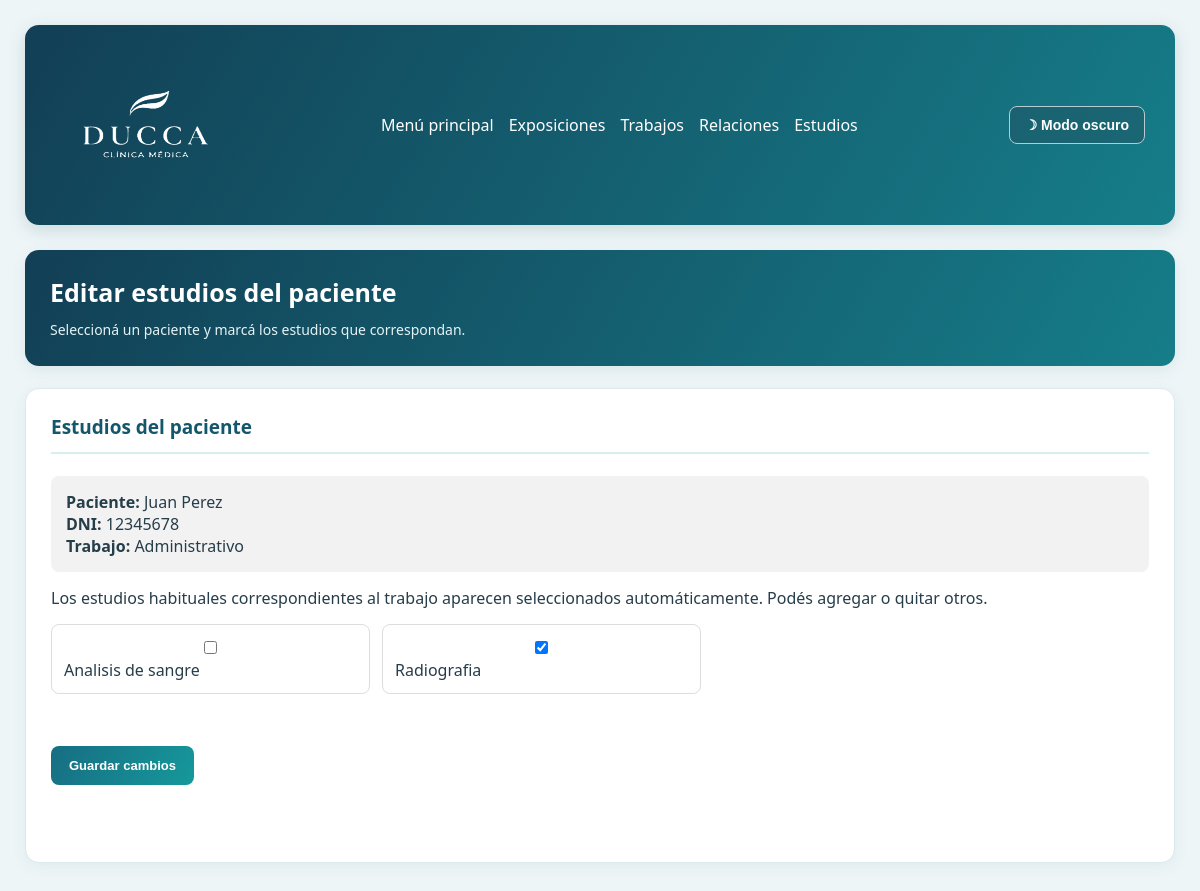
The app's page /Estudios/editar.php?dni=12345678, older data.
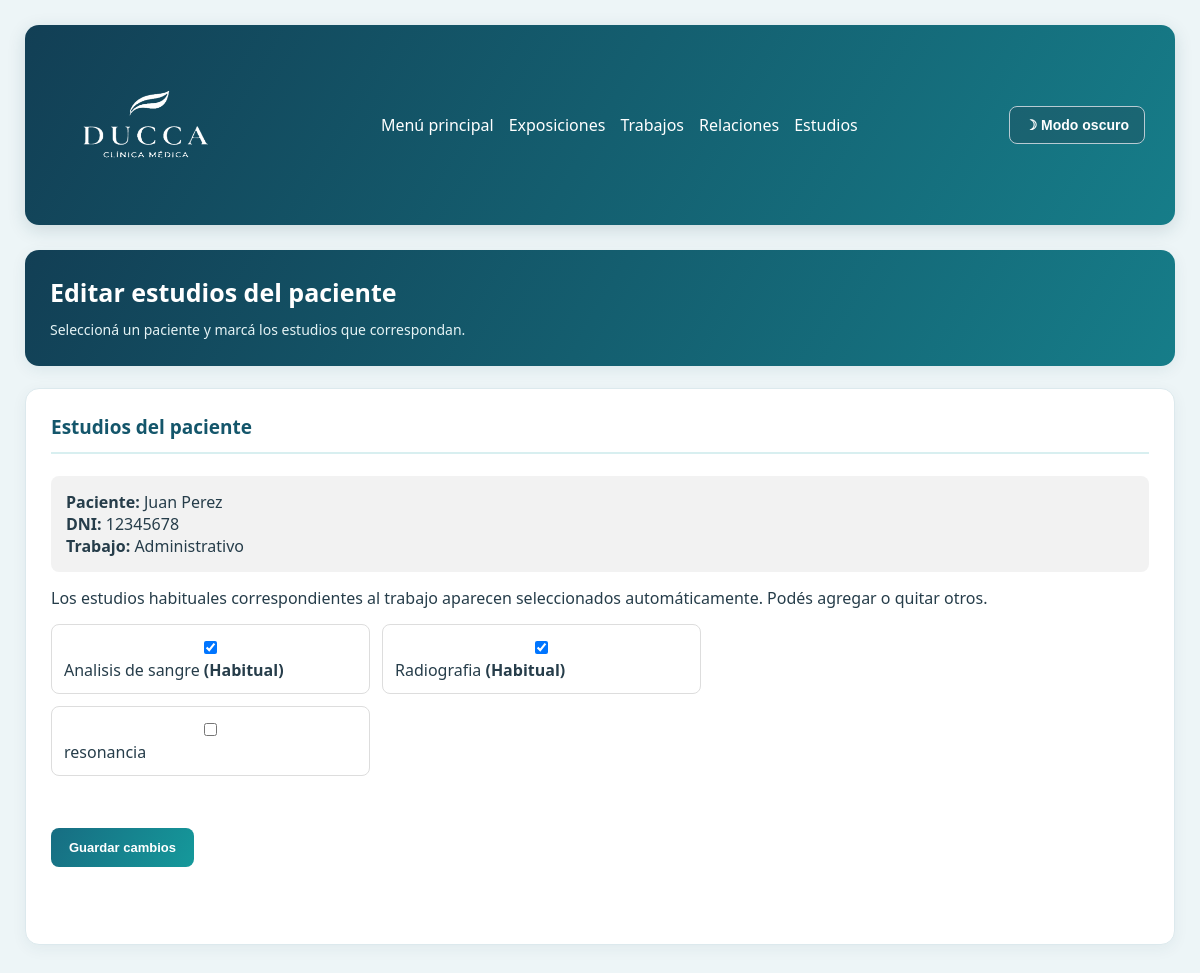
The same page, newer data.
### tables this page shows
CREATE TABLE `estudio` (
  `id_estudio` int(11) NOT NULL,
  `nombre_es` varchar(50) NOT NULL
);

### Estudios/editar.php (called while the page is built)
<?php
$modoEdicion = true;
require_once __DIR__ . "/agregar.php";
?>

### Estudios/agregar.php (the view, shortened to what the changed rows need)
<?php
require_once __DIR__ . "/../Pacientes/conexion.php";
$modoEdicion = $modoEdicion ?? false;
$dni = isset($_GET["dni"]) ? (int) $_GET["dni"] : 0;
$paciente = null;
$estudiosMarcados = [];
$estudiosHabituales = [];
if ($dni > 0) {
    $sqlPaciente = "SELECT p.dni_p, p.nombre_p, p.apellido, p.id_trabajo, t.nombre_t
                    FROM paciente p
                    LEFT JOIN trabajo t ON p.id_trabajo = t.id_trabajo
                    WHERE p.dni_p = ?";
    $stmt = mysqli_prepare($conexion, $sqlPaciente);
    mysqli_stmt_bind_param($stmt, "i", $dni);
    mysqli_stmt_execute($stmt);
    $resultadoPaciente = mysqli_stmt_get_result($stmt);
    $paciente = mysqli_fetch_assoc($resultadoPaciente);
    if ($paciente) {
        if ($paciente["id_trabajo"] !== null) {
            $sqlHabituales = "SELECT id_estudio FROM trabajo_estudio WHERE id_trabajo = ?";
            $stmt = mysqli_prepare($conexion, $sqlHabituales);
            mysqli_stmt_bind_param($stmt, "i", $paciente["id_trabajo"]);
            mysqli_stmt_execute($stmt);
            $resultadoHabituales = mysqli_stmt_get_result($stmt);
            while ($fila = mysqli_fetch_assoc($resultadoHabituales)) {
                $estudiosHabituales[] = (int) $fila["id_estudio"];
            }
        }
        $sqlAsignados = "SELECT id_estudio FROM paciente_estudio WHERE dni_paciente = ?";
        $stmt = mysqli_prepare($conexion, $sqlAsignados);
        mysqli_stmt_bind_param($stmt, "i", $dni);
        mysqli_stmt_execute($stmt);
        $resultadoAsignados = mysqli_stmt_get_result($stmt);
        while ($fila = mysqli_fetch_assoc($resultadoAsignados)) {
            $estudiosMarcados[] = (int) $fila["id_estudio"];
        }
        $estudiosMarcados = array_unique(array_merge($estudiosHabituales, $estudiosMarcados));
    }
}
$resultadoEstudios = mysqli_query($conexion, "SELECT id_estudio, nombre_es FROM estudio ORDER BY nombre_es ASC");
?>
<!DOCTYPE html>
<html lang="es">
<head>
    <link rel="stylesheet" href="../general/estilos.css">
</head>
<body>
<main class="gestion-contenido">
    <section class="bienvenida">
        <h1><?php echo $modoEdicion ? "Editar estudios del paciente" : "Asignar estudios al paciente"; ?></h1>
    </section>
    <?php if ($dni > 0 && $paciente) { ?>
        <section class="tarjeta">
            <h2>Estudios del paciente</h2>
            <form class="form-gestion" action="<?php echo $modoEdicion ? 'procesar_editar.php' : 'procesar_agregar.php'; ?>" method="POST">
                <div class="lista-estudios">
                    <?php while ($estudio = mysqli_fetch_assoc($resultadoEstudios)) { ?>
                        <div class="estudio-opcion">
                            <label>
                                <input type="checkbox" name="estudios[]" value="<?php echo $estudio["id_estudio"]; ?>"
                                    <?php echo in_array((int) $estudio["id_estudio"], $estudiosMarcados) ? "checked" : ""; ?>>
                                <?php echo htmlspecialchars($estudio["nombre_es"]); ?>
                                <?php if (in_array((int) $estudio["id_estudio"], $estudiosHabituales)) { ?>
                                    <strong>(Habitual)</strong>
                                <?php } ?>
                            </label>
                        </div>
                    <?php } ?>
                </div>
                <br>
            </form>
        </section>
    <?php } elseif ($dni > 0) { ?>
        <section class="tarjeta">
            <p class="mensaje-error">El paciente seleccionado no existe.</p>
        </section>
    <?php } ?>
</main>
</body>
</html>

Row changes from the older to the newer data that the page shows:
shown differently, row unchanged: estudio "Analisis de sangre": id_estudio "☐" → "☑"; now shows "(Habitual)"
shown differently, row unchanged: estudio "Radiografia": now shows "(Habitual)"
added estudio: nombre_es "resonancia"
